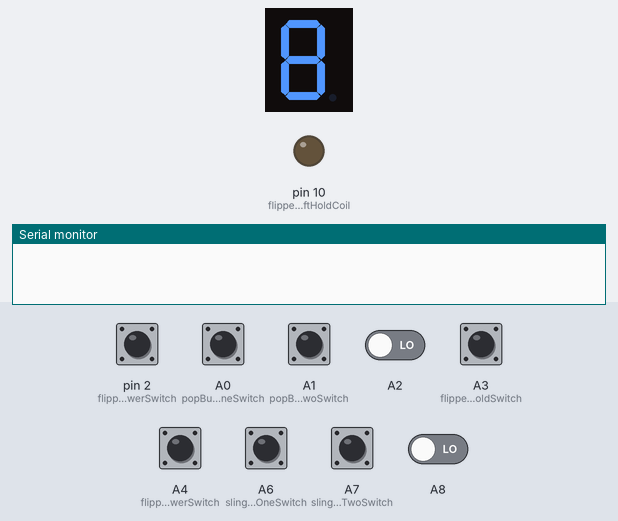
Recording of a sketch running on a simulated Arduino Mega 2560, built with avr-gcc and run on an emulated ATmega2560. Shown: 1-digit seven-segment display, output pins drawn as LEDs (lit = HIGH), the last lines printed to the serial monitor. Wiring (inferred from the names in the program): 1-digit 7-segment display, segments lit when LOW: segments pin 3, pin 4, pin 5, pin 6, pin 7, pin 8, pin 9. The inputs (shaded band) are chosen by the test bench; at power-on: A0 (popBumperOneSwitch), A1 (popBumperTwoSwitch), A2, A3 (flipperRightHoldSwitch), A4 (flipperRightPowerSwitch), A6 (slingshotOneSwitch), A7 (slingshotTwoSwitch), A8, pin 2 (flipperLeftPowerSwitch) LOW. The segment pins are drawn as the display they are named for; pins used as bus, display or sensor lines are not drawn.

Above: at 1.2 s.
1.3 s: A2 driven HIGH
At 1.79 s:
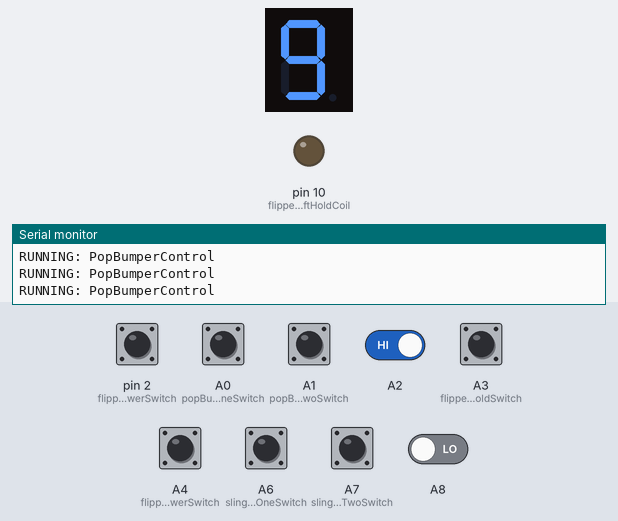
4.3 s: pin 2 (flipperLeftPowerSwitch) pulled HIGH for 1 s
At 5.51 s:
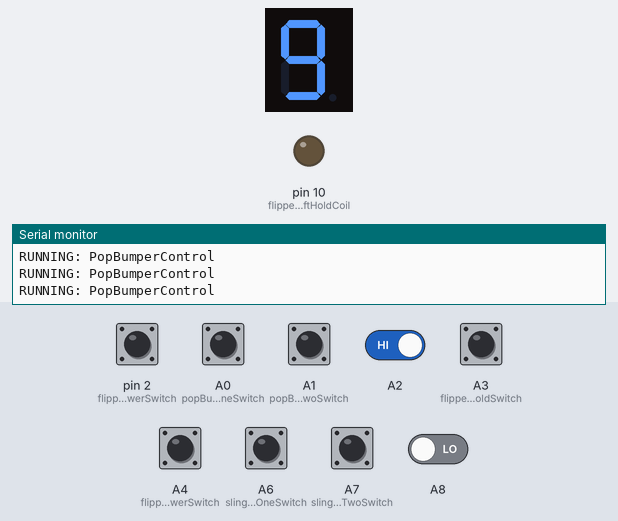
7.3 s: A0 (popBumperOneSwitch) pulled HIGH for 0.15 s
10.3 s: A1 (popBumperTwoSwitch) pulled HIGH for 0.15 s
13.3 s: A4 (flipperRightPowerSwitch) pulled HIGH for 0.15 s
16.3 s: A6 (slingshotOneSwitch) pulled HIGH for 0.15 s
Timing chart, 0 to 19.3 s (numbered marks = the images above; inputs shaded):
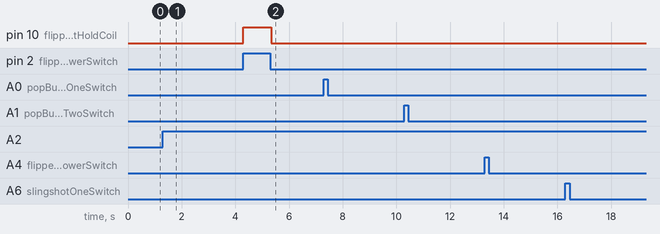

The sketch:

working.ino
```cpp
/* This is the code for the main microcontroler.
*
*
*This control jobs are:
* [x]coin counter
* [ ]fliper control
* [x]com with screen ardino
* [ ]games played
* [needs work]display intergation
* [ASAP]test code
*
*
*/


//*****************************************************************************************************************
// Decare these varible to the corisopning Aurdino pins and wanted vaules for tuning game play exsperence


// constants won't change. They're used here to set pin numbers:
const int popBumperOneSwitch = A0; // the number of the switch pin
const int popBumperOne = 5; // the number of the popBumper pin
//const int popBumperOneLED = 14; // the number of the popBumperLED pin

const int popBumperTwoSwitch = A1; // the number of the switch pin
const int popBumperTwo = 6; // the number of the popBumper pin
//const int popBumperTwoLED = 15; // the number of the popBumperLED pin

const int popBumperThreeSwitch = A2; // the number of the switch pin
const int popBumperThree = 7; // the number of the popBumper pin
//const int popBumperThreeLED = 16; // the number of the popBumperLED pin

const int flipperRightHoldSwitch = A3; // the number of the switch pin
const int flipperRightHoldCoil = 8; //

const int flipperRightPowerSwitch = A4; //
const int flipperRightPowerCoil = 9; // the number of the flipper pin

const int flipperLeftHoldSwitch = A8; // the number of the switch pin
const int flipperLeftHoldCoil = 10; //

const int flipperLeftPowerSwitch = 2; //
const int flipperLeftPowerCoil = 11; // the number of the flipper pin

const int slingshotOneSwitch = A6; // the number of the switch pin
const int slingshotOne = 3; // the number of the slingshot pin
//const int slingshotOneLED = 17; // the number of the slingshotLED pin

const int slingshotTwoSwitch = A7; // the number of the switch pin
const int slingshotTwo = 4; // the number of the slingshot pin
//const int slingshotLeftLED = 18; // the number of the slingshotLED pin


const int gatePin = 103;
const int openTime = 1;

const int coinDetect = 100;
const int ballDeathSwith = 101;
const int startButton = 102;

//points
const int pointsForPopBumper = 10;
const int pointsForSlingShot = 10;
const int pointsForRollOver = 10;

const int newBalls = 5; //the number of new ball per pament
const int minCoinsRequerd = 2; // minnum coins requard to get balls

const int messageArraySize = 6;


//free balls
const int freeBalls = 1;
const int freeBallPoints = 2000;

//***************************************************************************************************************

// PUBLIC VARs and setup

int scoreRecord;
int score;// the score for a inivial game
int coinsCounted; // the total coin in the maching
int coins; //
int ballsRemaining;
char message[messageArraySize];
//char imputMessage;
int freeBallPointsTracker = 0;


bool gameState;


//int money;

void setup() {
    // initialize the LED pin as an output:
    pinMode(popBumperOne, OUTPUT);
    pinMode(popBumperTwo, OUTPUT);
    pinMode(popBumperThree, OUTPUT);

    pinMode(flipperRightPowerCoil, OUTPUT);
    pinMode(flipperRightHoldCoil, OUTPUT);

    pinMode(flipperLeftPowerCoil, OUTPUT);
    pinMode(flipperLeftHoldCoil, OUTPUT);

    pinMode(slingshotOne, OUTPUT);
    pinMode(slingshotTwo, OUTPUT);

    // initialize the pushbutton pin as an input:
    pinMode(popBumperOneSwitch, INPUT);
    pinMode(popBumperTwoSwitch, INPUT);
    pinMode(popBumperOneSwitch, INPUT);

    pinMode(flipperRightHoldSwitch, INPUT);
    pinMode(flipperRightPowerSwitch, INPUT);
    pinMode(flipperLeftPowerSwitch, INPUT);

    pinMode(slingshotOneSwitch, INPUT);
    pinMode(slingshotTwoSwitch, INPUT);

    pinMode(coinDetect, INPUT);
    pinMode(startButton, INPUT);
    pinMode(ballDeathSwith, INPUT);

    //initialize Serial comuticion
    Serial.begin(9600); // start serial communication at 9600bps with USB port
    Serial1.begin(9600); // start serial1 communication at 9600bps with screen control aduino

    Serial.flush(); // flush communication
    Serial1.flush(); // flush communication
}


void loop(){


    ElectronicsLoop();

    delay(5);
}


//******************************************************************************************************


// ELECTRONICS CONTROL


void ElectronicsLoop(){
    SlingshotControl(slingshotOne, slingshotOneSwitch, pointsForSlingShot);
    SlingshotControl(slingshotTwo, slingshotTwoSwitch, pointsForSlingShot);
    PopBumperControl(popBumperOne, popBumperOneSwitch, pointsForPopBumper);
    PopBumperControl(popBumperTwo, popBumperTwoSwitch, pointsForPopBumper);
    PopBumperControl(popBumperThree, popBumperThreeSwitch, pointsForPopBumper);
    FlipperControl(flipperLeftPowerCoil, flipperLeftHoldCoil, flipperLeftPowerSwitch, flipperLeftHoldSwitch);
    FlipperControl(flipperRightPowerCoil, flipperRightHoldCoil, flipperRightPowerSwitch, flipperRightHoldSwitch);
    TestSwitch(flipperLeftHoldSwitch, "flipperLeftHoldSwitch");
    TestSwitch(flipperRightHoldSwitch, "flipperRightHoldSwitch");
    TestSwitch(flipperLeftPowerSwitch, "flipperLeftPowerSwitch");
    TestSwitch(flipperRightPowerSwitch, "flipperRightHoldSwitch");


}

void BallGateControl (bool _open){ //puts ball into play NOT DONE
    if (_open){
        //open
        //digitalWrite(gatePin, HIGH);
        //Serial.println("RUNNING: gate open");
    } else {
        //Serial.println("RUNNING: gate closed");
        //close
    }
}

void PopBumperControl(int _popBumper, int _popBumperSwitch, int _points){

    int buttonState = 1; // variable for reading the pushbutton status
    // read the state of the pushbutton value:
    buttonState = digitalRead(_popBumperSwitch);

    // check if the pushbutton is pressed. If it is, the buttonState is HIGH:
    if (buttonState == HIGH) {
        // turn LED on:

        digitalWrite(_popBumper, HIGH);
        delay(40);
        digitalWrite(_popBumper, LOW);
        Serial.println("RUNNING: PopBumperControl  ");
    } else {
        // turn LED off:
        digitalWrite(_popBumper, LOW);
    }
}


void FlipperControl(int _flipperPowerCoil, int _flipperHoldCoil, int _flipperPowerSwitch, int _flipperHoldSwitch) {

    int buttonState = 1;
    int button2State = 1;
    // read the state of the pushbutton value:
    buttonState = digitalRead(_flipperPowerSwitch);
    button2State = digitalRead(_flipperHoldSwitch);

    // check if the pushbutton is pressed. If it is, the buttonState is HIGH:
    if (buttonState == HIGH && button2State == LOW) {
        Serial.print("RUNNING: FlipperControl  ");
        digitalWrite(_flipperHoldCoil, HIGH);
        digitalWrite(_flipperPowerCoil, HIGH);
    } else if (buttonState == HIGH && button2State == HIGH){
        digitalWrite(_flipperPowerCoil, LOW);
    } else {
        // turn LED off:
        digitalWrite(_flipperPowerCoil, LOW);
        digitalWrite(_flipperHoldCoil, LOW);
    }
}

void TestSwitch (int _switch, String _name){
  int switchState = digitalRead(_switch);
  if (switchState == HIGH){
    Serial.println(_name);
  }
}

void SlingshotControl(int _slingshot, int _slingshotSwitch, int _points) {//NOT DONE

    int buttonState = 1; // variable for reading the pushbutton status
    // read the state of the pushbutton value:
    buttonState = digitalRead(_slingshotSwitch);

    // check if the pushbutton is pressed. If it is, the buttonState is HIGH:
    if (buttonState == HIGH) {
        // turn LED on:
        Serial.println("slingshotSwitch");
        Serial.print(" ");
        //AddScore(_points);
        digitalWrite(_slingshot, HIGH);
        delay(40);
        digitalWrite(_slingshot, LOW);
    } else {
        // turn LED off:
        digitalWrite(_slingshot, LOW);
    }
}
```

Measured:
- after the input at 1.3 s, the display: changes at once (image 1)
- after the input at 4.3 s, pin 10 (flipperLeftHoldCoil): LOW → HIGH at once, → LOW 1.0 s later
